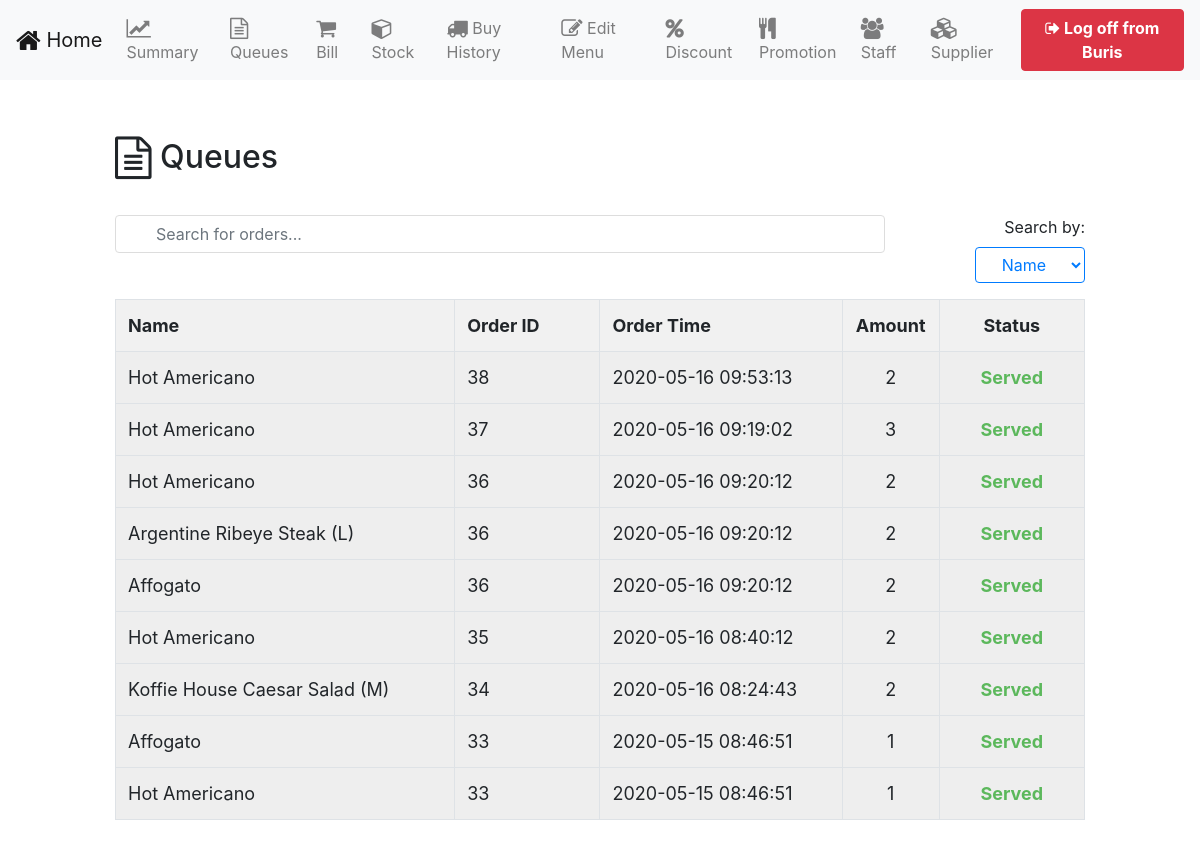
The app's page /welcome/?test=5 (signed in) with its own data.
### tables this page shows
CREATE TABLE `staff` (
  `staffID` int(11) NOT NULL,
  `staffName` varchar(50) NOT NULL,
  `lName` varchar(20) NOT NULL,
  `gender` varchar(2) NOT NULL,
  `staffAddress` text NOT NULL,
  `subdistrict` varchar(30) NOT NULL,
  `district` varchar(30) NOT NULL,
  `province` varchar(30) NOT NULL,
  `zip` varchar(5) NOT NULL,
  `staffPhone` varchar(10) NOT NULL,
  `staffEmail` varchar(30) NOT NULL,
  `staffPosition` varchar(20) NOT NULL,
  `user_id` int(11) DEFAULT NULL
);

CREATE TABLE `menu` (
  `menuID` int(11) NOT NULL,
  `menuName` varchar(30) NOT NULL,
  `typeName` varchar(30) NOT NULL,
  `menuPicture` longblob NOT NULL
);

CREATE TABLE `menuorder` (
  `menuOrderID` int(11) NOT NULL,
  `orderID` int(11) NOT NULL,
  `menuID` int(11) NOT NULL,
  `size` varchar(2) NOT NULL,
  `amount` int(11) NOT NULL,
  `isDone` tinyint(1) NOT NULL DEFAULT 0
);

CREATE TABLE `foodorder` (
  `orderID` int(11) NOT NULL,
  `orderTime` timestamp NOT NULL DEFAULT current_timestamp() ON UPDATE current_timestamp(),
  `paidTime` timestamp NULL DEFAULT NULL,
  `orderSeats` int(11) NOT NULL,
  `discountID` int(11) DEFAULT NULL,
  `staffID` int(11) NOT NULL
);

### table/order.php (the view, shortened to what this page needs)
<form method="post" action="../order-submit.php">
  <div class="container-fluid">
    <div class="row">
      <div class="col-sm-1"></div>
      <div class="col-sm-10" style="margin-top: 20px; margin-bottom: 30px">
        <h2><br><i class="fa fa-file-text-o fa-lg"></i> Queues</h2>
      </div>
      <div class="col-sm-1"></div>
      <div class="col-sm-1"></div>
      <div class="col-sm-8">
        <input class="form-control" type="text" id="myInput" onkeyup="myFunction()" placeholder="Search for orders...">
      </div>
      <div class="col-sm-2" align="right">
        <div class="form-group">
          <label for="role">Search by:</label>
          <select class="btn btn-outline-primary dropdown-toggle" type="button" onchange="myFunction()" name="search" id="search">
            <option value="0">Name</option>
          </select>
        </div>
      </div>
      <div class="col-sm-1"></div>
      <div class="col-sm-1"></div>
      <div class="col-sm-10" style="margin-bottom: 50px">
        <table id="myTable" class="table-bordered">
          <tr class="header">
            <th style="width:35%;">Name</th>
            <th style="width:15%;">Order ID</th>
            <th style="width:25%;">Order Time</th>
            <th style="width:10%;"><center>Amount</center></th>
            <th style="width:15%;"><center>Status</center></th>
          </tr>
          <?php
          include'../connection.php';
          $sql = "SELECT m.menuName AS name, m.menuID AS menuID, mo.isDone AS isDone, mo.size AS size, mo.orderID AS orderID, fo.orderTime AS orderTime, mo.amount AS amount FROM menu m , menuOrder mo, foodOrder fo WHERE m.menuID = mo.menuID AND fo.orderID = mo.orderID ORDER BY isDone,orderID DESC;" ;
          $result = mysqli_query($conn, $sql);
          if (mysqli_num_rows($result) > 0) {
            while($row = mysqli_fetch_assoc($result)) {
              if ($row["isDone"] == 1) {
                echo "<tr bgcolor='#EEEEEE'>";
              }
              else{
                echo "<tr>";
              }
              echo '<td> ';
              if ($row["size"] == 'NA') {
                echo ' ' . $row["name"]. "</td><td> " . $row["orderID"]. "</td><td> " . $row["orderTime"]. "</td><td><center> " . $row["amount"]. "</center></td>";
              }
              else{
                echo ' ' . $row["name"]. " (".$row["size"].")</td><td> " . $row["orderID"]. "</td><td> " . $row["orderTime"]. "</td><td><center> " . $row["amount"]. "<center></td>";
              }
              if ($row["isDone"] == 1) {
                echo "<td><font color='#5cb85c'><center><b>Served</b></center></font></td>";
              }
              echo "</tr>";
            }
          }
          ?>
        </table>
      </div>
      <div class="col-sm-1"></div>
    </div>
  </div>
</form>

### welcome/welcome.php (shortened to what this page needs)
<!doctype html>
<html lang="en">
  <head>
    <link rel="stylesheet" href="../css/timetablejs.css">
    <link rel="stylesheet" href="../css/timetable-demo.css">
    <link rel="stylesheet" href="../css/timepicker.min.css">
    <link rel="stylesheet" type="text/css" href="../css/bootstrap.min.css">
    <link rel="stylesheet" href="https://stackpath.bootstrapcdn.com/bootstrap/4.4.1/css/bootstrap.min.css">
    <link rel="stylesheet" href="https://cdnjs.cloudflare.com/ajax/libs/font-awesome/4.7.0/css/font-awesome.min.css">
    <link rel="stylesheet" type="text/css" href="../css/table.css">
  </head>
  <body>
    <?php include'../nav-bar.php';  ?>
  </body>
</html>

### nav-bar.php (shortened to what this page needs)
<?php
if (isset($_SESSION['username'])) {
  require_once "../connection.php";
  $sql = "SELECT s.staffName FROM staff s, tbl_user t WHERE t.username = '$_SESSION[username]' AND t.user_id = s.user_id";
  $query = mysqli_query($conn, $sql);
  $staff = mysqli_fetch_assoc($query);
}
if ($_SESSION["username"] == NULL) {
  ?>
  <nav class="navbar sticky-top navbar-expand-lg navbar-light bg-light">
    <a class="navbar-brand" href="../welcome">POS</a>
    <button class="navbar-toggler" type="button" data-toggle="collapse" data-target="#navbarNavDropdown" aria-controls="navbarNavDropdown" aria-expanded="false" aria-label="Toggle navigation">
      <span class="navbar-toggler-icon"></span>
    </button>
    <div class="collapse navbar-collapse" id="navbarNavDropdown">
      <ul class="navbar-nav mr-auto mt-2 mt-lg-0"></ul>
      <form class="navbar-inline my-2 my-lg-0">
        <a href="../register" class="btn bg-success text-white my-2 my-sm-0"><b>Register</b></a>
        <a href="../" class="btn btn-outline-primary my-2 my-sm-0"><b>Login</b></a>
      </form>
    </div>
  </nav>
<?php }
else if($_SESSION["userRole"] == 'Manager'){
  ?>
  <nav class="navbar sticky-top navbar-expand-lg navbar-light bg-light">
    <a class="navbar-brand" href="../welcome"><i class="fa fa-home fa-lg"></i> Home</a>
    <div class="collapse navbar-collapse" id="navbarNavDropdown">
      <ul class="navbar-nav">
        <li class="nav-item"> <a class="nav-link" href="../welcome/?test=7"><i class="fa fa-line-chart fa-lg"></i> Summary</a> </li>
        <li class="nav-item"> <a class="nav-link" href="../welcome/?test=5"><i class="fa fa-file-text-o fa-lg"></i> Queues</a> </li>
        <li class="nav-item"> <a class="nav-link" href="../welcome/?test=9"><i class="fa fa-shopping-cart fa-lg"></i> Bill</a> </li>
        <li class="nav-item"> <a class="nav-link" href="../welcome/?test=4"><i class="fa fa-cube fa-lg"></i> Stock</a> </li>
        <li class="nav-item"> <a class="nav-link" href="../welcome/?test=2"><i class="fa fa-truck fa-lg"></i> Buy History</a> </li>
        <li class="nav-item"> <a class="nav-link" href="../welcome/?test=15"><i class="fa fa-pencil-square-o fa-lg"></i> Edit Menu</a> </li>
        <li class="nav-item"> <a class="nav-link" href="../welcome/?test=8"><i class="fa fa-percent fa-lg"></i> Discount</a> </li>
        <li class="nav-item"> <a class="nav-link" href="../welcome/?test=14"><i class="fa fa-cutlery fa-lg"></i> Promotion</a> </li>
        <li class="nav-item"> <a class="nav-link" href="../welcome/?test=1"><i class="fa fa-users fa-lg"></i> Staff</a> </li>
        <li class="nav-item"> <a class="nav-link" href="../welcome/?test=10"><i class="fa fa-cubes fa-lg"></i> Supplier</a> </li>
      </ul>
      <form class="navbar-inline my-2 my-lg-0">
        <a href="../logout.php" class="btn btn-danger"><i class="fa fa-sign-out"></i><b> Log off from <?php echo $staff['staffName'];?></b></a>
      </form>
    </div>
  </nav>
<?php }
?>

### welcome/index.php (shortened to what this page needs)
<?php
	include"welcome.php";
	if (!$_GET) {
		include'../welcome/home.php' ;
	}
	else if ($_GET["test"] == 1) {
		if ($_SESSION["userRole"] == 'Manager')
			include'../table/staff.php' ;
		else
			include'../welcome/home.php' ;
	}
	else if ($_GET["test"] == 2) {
		if ($_SESSION["userRole"] == 'Storage Manager' || $_SESSION["userRole"] == 'Manager')
			include'../table/history.php' ;
		else
			include'../welcome/home.php' ;
	}
	else if ($_GET["test"] == 3) {
		include'../table/menu.php' ;
	}
	else if ($_GET["test"] == 4) {
		include'../table/ingredient.php' ;
	}
	else if ($_GET["test"] == 5) {
		include '../table/order.php';
	}
?>

### css/timetable-demo.css (style rules this page uses)
body { font-family:Helvetica Neue,Helvetica,Arial,sans-serif;color:#333;font-size:15px }
a { text-decoration:none }

### css/table.css (style rules this page uses)
#myInput { background-image: url('/css/searchicon.png'); background-position: 10px 12px; background-repeat: no-repeat; width: 100%; font-size: 16px; padding: 12px 20px 12px 40px; border: 1px solid #ddd; margin-bottom: 12px; }
#myTable { border-collapse: collapse; width: 100%; border: 1px solid #ddd; font-size: 18px; }
#myTable th, #myTable td { text-align: left; padding: 12px; }
#myTable tr { border-bottom: 1px solid #ddd; }
#myTable tr.header, #myTable tr:hover { background-color: #f1f1f1; }

### records on screen
staff: staffName "Buris"
menu: menuName "Hot Americano", menuorder.orderID "38", foodorder.orderTime "2020-05-16 09:53:13", menuorder.amount "2", menuorder.orderID "37", foodorder.orderTime "2020-05-16 09:19:02", menuorder.amount "3", menuorder.orderID "36", foodorder.orderTime "2020-05-16 09:20:12", menuorder.orderID "35", foodorder.orderTime "2020-05-16 08:40:12", menuorder.orderID "33", foodorder.orderTime "2020-05-15 08:46:51", menuorder.amount "1"
menu: menuName "Argentine Ribeye Steak", menuorder.size "L", menuorder.orderID "36", foodorder.orderTime "2020-05-16 09:20:12", menuorder.amount "2"
menu: menuName "Affogato", menuorder.orderID "36", foodorder.orderTime "2020-05-16 09:20:12", menuorder.amount "2", menuorder.orderID "33", foodorder.orderTime "2020-05-15 08:46:51", menuorder.amount "1"
menu: menuName "Koffie House Caesar Salad", menuorder.size "M", menuorder.orderID "34", foodorder.orderTime "2020-05-16 08:24:43", menuorder.amount "2"
